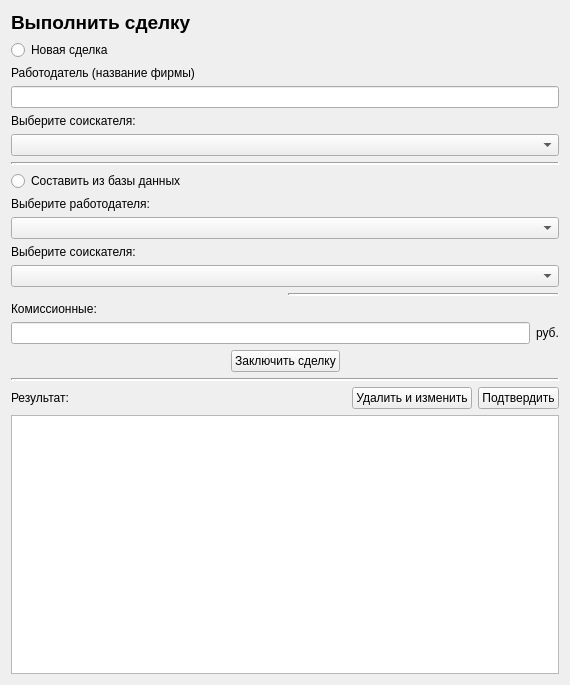
<?xml version="1.0" encoding="UTF-8"?>
<ui version="4.0">
 <class>Form3</class>
 <widget class="QWidget" name="Form3">
  <property name="geometry">
   <rect>
    <x>0</x>
    <y>0</y>
    <width>570</width>
    <height>685</height>
   </rect>
  </property>
  <property name="windowTitle">
   <string>Form</string>
  </property>
  <layout class="QGridLayout" name="gridLayout">
   <item row="6" column="0" colspan="2">
    <layout class="QVBoxLayout" name="verticalLayout_5">
     <item>
      <widget class="QLabel" name="label_6">
       <property name="text">
        <string>Выберите работодателя:</string>
       </property>
      </widget>
     </item>
     <item>
      <widget class="QComboBox" name="comboBox_3">
       <property name="minimumSize">
        <size>
         <width>350</width>
         <height>0</height>
        </size>
       </property>
      </widget>
     </item>
    </layout>
   </item>
   <item row="4" column="0" colspan="2">
    <widget class="Line" name="line">
     <property name="lineWidth">
      <number>2</number>
     </property>
     <property name="orientation">
      <enum>Qt::Horizontal</enum>
     </property>
    </widget>
   </item>
   <item row="11" column="0" colspan="2">
    <layout class="QHBoxLayout" name="horizontalLayout_4">
     <item>
      <spacer name="horizontalSpacer_3">
       <property name="orientation">
        <enum>Qt::Horizontal</enum>
       </property>
       <property name="sizeHint" stdset="0">
        <size>
         <width>40</width>
         <height>20</height>
        </size>
       </property>
      </spacer>
     </item>
     <item>
      <widget class="QPushButton" name="pushButton">
       <property name="text">
        <string>Заключить сделку</string>
       </property>
      </widget>
     </item>
     <item>
      <spacer name="horizontalSpacer_2">
       <property name="orientation">
        <enum>Qt::Horizontal</enum>
       </property>
       <property name="sizeHint" stdset="0">
        <size>
         <width>40</width>
         <height>20</height>
        </size>
       </property>
      </spacer>
     </item>
    </layout>
   </item>
   <item row="1" column="0" colspan="2">
    <widget class="QRadioButton" name="radioButton">
     <property name="text">
      <string>Новая сделка</string>
     </property>
    </widget>
   </item>
   <item row="2" column="0" colspan="2">
    <layout class="QVBoxLayout" name="verticalLayout">
     <item>
      <widget class="QLabel" name="label_2">
       <property name="text">
        <string>Работодатель (название фирмы)</string>
       </property>
      </widget>
     </item>
     <item>
      <widget class="QLineEdit" name="lineEdit"/>
     </item>
    </layout>
   </item>
   <item row="0" column="0" colspan="2">
    <widget class="QLabel" name="label">
     <property name="font">
      <font>
       <pointsize>14</pointsize>
       <weight>75</weight>
       <bold>true</bold>
      </font>
     </property>
     <property name="text">
      <string>Выполнить сделку</string>
     </property>
    </widget>
   </item>
   <item row="14" column="0" colspan="2">
    <widget class="QTextEdit" name="textEdit"/>
   </item>
   <item row="13" column="0" colspan="2">
    <layout class="QHBoxLayout" name="horizontalLayout">
     <item>
      <widget class="QLabel" name="label_10">
       <property name="text">
        <string>Результат:</string>
       </property>
      </widget>
     </item>
     <item>
      <spacer name="horizontalSpacer_5">
       <property name="orientation">
        <enum>Qt::Horizontal</enum>
       </property>
       <property name="sizeHint" stdset="0">
        <size>
         <width>40</width>
         <height>20</height>
        </size>
       </property>
      </spacer>
     </item>
     <item>
      <widget class="QPushButton" name="pushButton_2">
       <property name="text">
        <string>Удалить и изменить</string>
       </property>
      </widget>
     </item>
     <item>
      <widget class="QPushButton" name="pushButton_3">
       <property name="text">
        <string>Подтвердить</string>
       </property>
      </widget>
     </item>
    </layout>
   </item>
   <item row="7" column="0" colspan="2">
    <layout class="QVBoxLayout" name="verticalLayout_2">
     <item>
      <widget class="QLabel" name="label_8">
       <property name="text">
        <string>Выберите соискателя:</string>
       </property>
      </widget>
     </item>
     <item>
      <widget class="QComboBox" name="comboBox_2">
       <property name="minimumSize">
        <size>
         <width>350</width>
         <height>0</height>
        </size>
       </property>
      </widget>
     </item>
    </layout>
   </item>
   <item row="5" column="0" colspan="2">
    <widget class="QRadioButton" name="radioButton_2">
     <property name="text">
      <string>Составить из базы данных</string>
     </property>
    </widget>
   </item>
   <item row="3" column="0" colspan="2">
    <layout class="QVBoxLayout" name="verticalLayout_3">
     <item>
      <widget class="QLabel" name="label_7">
       <property name="text">
        <string>Выберите соискателя:</string>
       </property>
      </widget>
     </item>
     <item>
      <widget class="QComboBox" name="comboBox">
       <property name="minimumSize">
        <size>
         <width>350</width>
         <height>0</height>
        </size>
       </property>
       <property name="maxVisibleItems">
        <number>100</number>
       </property>
      </widget>
     </item>
    </layout>
   </item>
   <item row="12" column="0" colspan="2">
    <widget class="Line" name="line_2">
     <property name="lineWidth">
      <number>2</number>
     </property>
     <property name="orientation">
      <enum>Qt::Horizontal</enum>
     </property>
    </widget>
   </item>
   <item row="9" column="1">
    <widget class="Line" name="line_3">
     <property name="lineWidth">
      <number>2</number>
     </property>
     <property name="orientation">
      <enum>Qt::Horizontal</enum>
     </property>
    </widget>
   </item>
   <item row="10" column="0" colspan="2">
    <layout class="QVBoxLayout" name="verticalLayout_4">
     <item>
      <widget class="QLabel" name="label_9">
       <property name="text">
        <string>Комиссионные:</string>
       </property>
      </widget>
     </item>
     <item>
      <layout class="QHBoxLayout" name="horizontalLayout_2">
       <item>
        <widget class="QLineEdit" name="lineEdit_2"/>
       </item>
       <item>
        <widget class="QLabel" name="label_3">
         <property name="text">
          <string>руб.</string>
         </property>
        </widget>
       </item>
      </layout>
     </item>
    </layout>
   </item>
  </layout>
  <zorder>label</zorder>
  <zorder>line</zorder>
  <zorder>radioButton</zorder>
  <zorder>radioButton_2</zorder>
  <zorder>textEdit</zorder>
  <zorder>line_2</zorder>
  <zorder></zorder>
  <zorder>line_3</zorder>
 </widget>
 <resources/>
 <connections/>
</ui>
